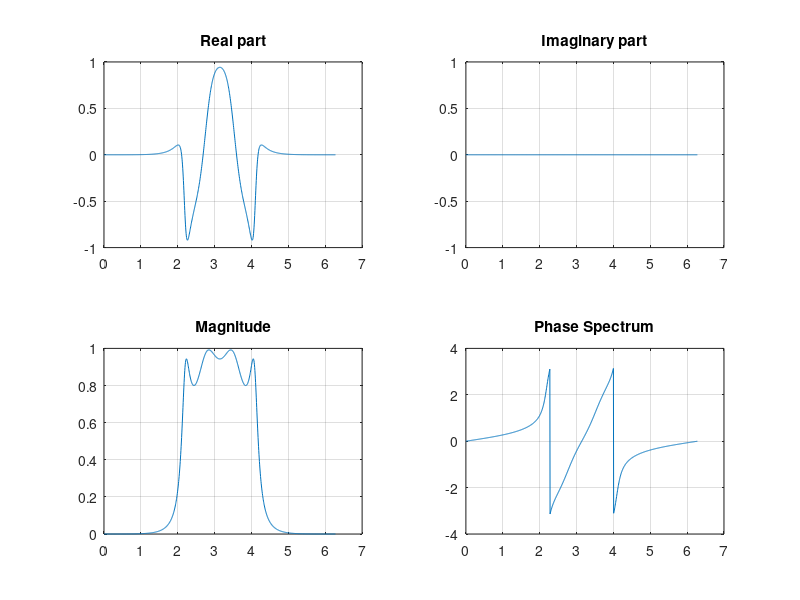

Here is the MATLAB script that generated this plot:
%%
disp("Problem 1")
numerator = [2 16 44 56 32];
denominator = [3 3 -15 18 -12];
[zeroes, poles, gains] = tf2zp(numerator, denominator);
zplane(zeroes, poles)
grid
title('Problem 1 Poles and Zeros')
%fvtool(zp2sos(zeros, poles, gains))
% The outermost pole is located at z=-4 therefore 
% if the system is causal the ROC is |z|>4
%%
disp("Problem 3")
zeroes = [0.21 3.14 -0.3+0.5i -0.3-0.5i];
poles = [-0.45 0.67 0.81+0.72i 0.81-0.72i];
gain = [2.2];

[numerator, denominator] = zp2tf(zeroes', poles', gain');
disp(numerator); disp(denominator);
%%
disp("Problem 3")
numerator = [18 0 0 0];
denominator = [18 3 -4 -1];
[residues, poles, gains] = residuez(numerator, denominator);
disp(residues'); disp(poles'); disp(gains')
%%
disp("Problem 4")
zeroes = [0, -2];
poles = [0.2 -0.6];
gain = [1];
[numerator, denominator] = zp2tf(zeroes', poles', gain');
[coefficients] = impz(numerator, denominator, 11);
disp(coefficients')

delta_signal = [zeros(1,49), 1, zeros(1,49)];
impulse_response = filter(numerator, denominator, delta_signal);
plot(impulse_response);
title("Impulse Response")
%%
disp("Problem 5")
numerator = fliplr([0.008 -0.033 0.05 -0.033 0.008]);
denominator = fliplr([1 2.37 2.7 1.6 0.41]);
gain = [1];

[magnitudes, angles] = freqz(numerator, denominator, 1024, 'whole');
subplot(2,2,1);
plot(angles, real(magnitudes))
grid
title("Real part")

subplot(2,2,2);
plot(angles, imag(angles))
grid
title("Imaginary part")

subplot(2,2,3);
plot(angles, abs(magnitudes))
grid
title("Magnitude")

subplot(2,2,4);
plot(angles, angle(magnitudes))
grid
title("Phase Spectrum")
